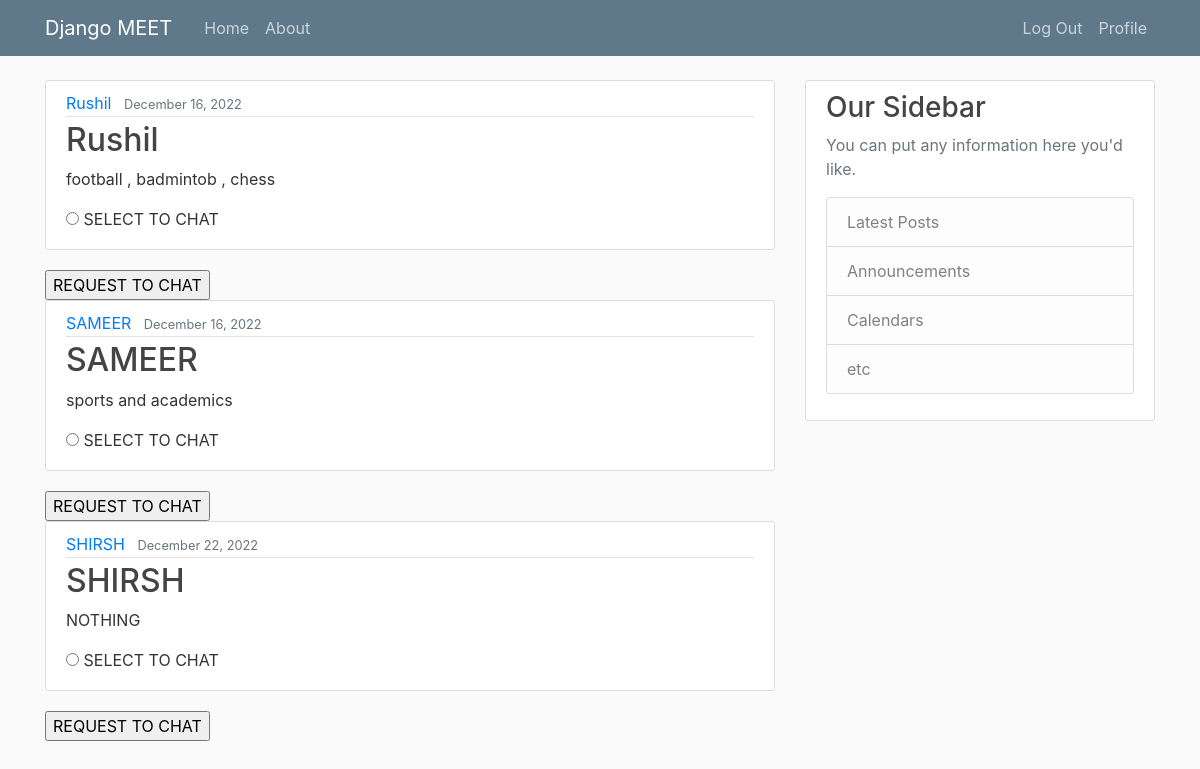
The page / (signed in) on the database its author committed.
### meet/models.py (models this page shows, shortened)
class Profile(models.Model):
    name = models.CharField(max_length=100)
    likes = models.TextField()
    date_posted = models.DateTimeField(auto_now_add=True)
    username = models.ForeignKey(User, on_delete=models.CASCADE)

### meet/views.py (the view)
# urls.py: 2. Add a URL to urlpatterns:  path('', views.home, name='home')
def home(request):
    context = {
        'profiles': Profile.objects.all()
    }
    return render(request, 'meet/home.html',context)

### meet/templates/meet/home.html (shortened to what this page needs)
{% extends 'meet/base.html' %}
{% block content %}
        {% for profile in profiles %}
        <article class="media content-section">
                <div class="media-body">
                  <div class="article-metadata">
                    <a class="mr-2" href="#">{{ profile.name }}</a>
                    <small class="text-muted" >{{ profile.date_posted|date:"F d, Y" }}</small>
                  </div>
                  <h2><a class="article-title" href="#">{{ profile.name }}</a></h2>
                  <p class="article-content">{{ profile.likes }}</p>
              <form action="req_to_chat" method="post">
                  <input type="radio" name= "profile_name" id = "chat" value ={{profile.name}}>
                  <label for ='chat'>SELECT TO CHAT</label>
                </div>
              </article>
              <input type="submit" value="REQUEST TO CHAT">
        {% endfor %}
{% endblock content %}

### meet/static/meet/main.css (style rules this page uses)
body { background: #fafafa; color: #333333; margin-top: 5rem; }
h1, h2, h3, h4, h5, h6 { color: #444444; }
.content-section { background: #ffffff; padding: 10px 20px; border: 1px solid #dddddd; border-radius: 3px; margin-bottom: 20px; }
.article-title { color: #444444; }
.article-content { white-space: pre-line; }
.article-metadata { padding-bottom: 1px; margin-bottom: 4px; border-bottom: 1px solid #e3e3e3 }

### rows shown on the page
Profile: name "Rushil", date_posted "December 16, 2022", likes "football , badmintob , chess"
Profile: name "SAMEER", date_posted "December 16, 2022", likes "sports and academics"
Profile: name "SHIRSH", date_posted "December 22, 2022", likes "NOTHING"
